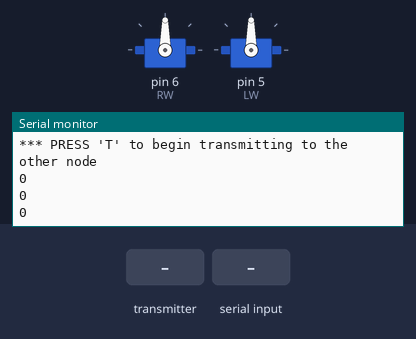
This sketch was run on a simulated Arduino Uno, built with avr-gcc and run on an emulated ATmega328P. On the bench: 2 × servo, the last lines printed to the serial monitor. The inputs (shaded band) are chosen by the test bench. No radio packets arrive unless stated.

Above: at 4.0 s.
4.1 s: the transmitter starts sending got_message.0 = 0
At 6.5 s:
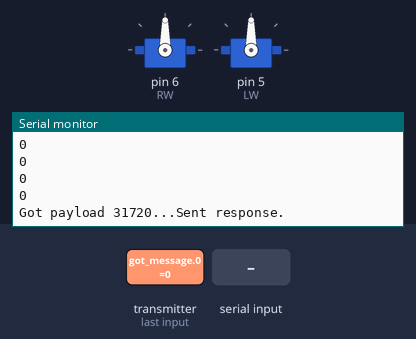
10.5 s: "T" received over Serial
At 12.5 s:
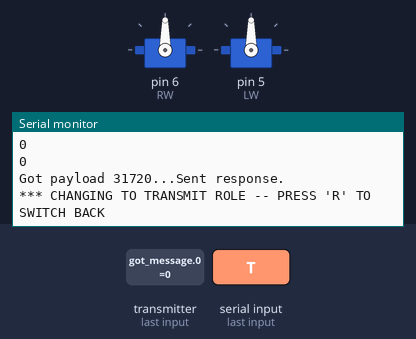
16.5 s: "R" received over Serial
At 21.2 s:
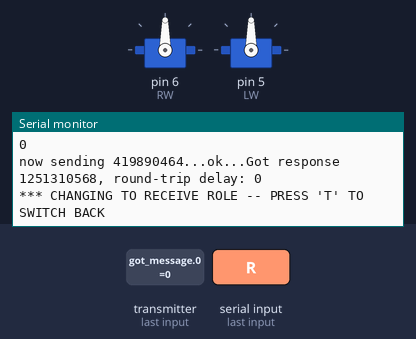

The sketch:

robotv4.ino
```cpp
/*
fft_adc_serial.pde
guest openmusiclabs.com 7.7.14
example sketch for testing the fft library.
it takes in data on ADC0 (Analog0) and processes them
with the fft. the data is sent out over the serial port at 115.2kb.
*/

#define LOG_OUT 1 // use the log output function
#define FFT_N 256 // set to 256 point fft

#include <Servo.h>
//#include <FFT.h>
#include <SPI.h>
#include "nRF24L01.h"
#include "RF24.h"
#include "printf.h"

/***********************************************************************
 *        Variable Declarations
 ***********************************************************************/
Servo left_servo;
Servo right_servo;
RF24 radio(9,10);

#define SERVO_BRAKE          90
#define SERVO_L_FORWARD_MAX  95.0
#define SERVO_R_FORWARD_MAX  85.0
#define SERVO_L_INCR_FORWARD 2.0
#define SERVO_R_INCR_FORWARD -2.0

// Thresholds for each sensor to determine when over a line
#define WHITE   700
#define ERROR_RANGE 100
#define left    0
#define forward 1
#define right   2

//pins
const int LW = 5; // Servo1
const int RW = 6; // Servo2
const int right_turn  = A5;
const int left_turn   = A4;
const int front_wall  = A2;

// Control variables for line following
float error           = 0;
float error_magnitude = 0;
int   i = 0;
// Line sensor values
int right_turn_val  = 0;
int left_turn_val   = 0;
//control variables for turning
int turn_count = 0;

const int irBinNum  = 44;
const int irThresh  = 50;
const int micBinNum = 17;
const int micThresh = 140;

// location and direction values
volatile int unsigned long x = 0; //initial x location
volatile int unsigned long y = 0; //initial y location
int facing = 3;     //initially facing NORTH
int direction = 0;  //initially going straight
volatile int unsigned long d = 0;
int unsigned long updates[3] = {x,y,d};


// Radio pipe addresses for the 2 nodes to communicate.
const uint64_t pipes[2] = { 0x0000000070LL, 0x0000000071LL };
typedef enum { role_ping_out = 1, role_pong_back } role_e;
const char* role_friendly_name[] = { "invalid", "Ping out", "Pong back"};
role_e role = role_pong_back;


/***********************************************************************
 *        Subroutines/Helper Functions
 ***********************************************************************/
void servos_stop(){
  right_servo.write(SERVO_BRAKE);
  left_servo.write(SERVO_BRAKE);
  delay(3000);
}

void read_turn(){
  right_turn_val = analogRead(right_turn); //signal from outer right sensor
  left_turn_val = analogRead(left_turn); //signal from outer left sensor
}

void move(int direction){
  // Turn if requested
    if(direction == right){
      updateFacing(&facing, 0);
      left_servo.write(95);
      right_servo.write(95);
      while(analogRead(left_turn) > WHITE);
    }

    if(direction == left){
      updateFacing(&facing, 1);
      left_servo.write(85);
      right_servo.write(85);
      while(analogRead(right_turn) > WHITE);
      while(analogRead(right_turn) < WHITE);
    }
}

void find_intersection(){
  //look for intersection
    if (left_turn_val < WHITE && right_turn_val < WHITE){
      while(left_turn_val > WHITE && right_turn_val > WHITE);
      //intersection cross
//       i = 0;
//       Serial.println("found intersection");
//       while(i < 30){
//         go_straight();
//         i++;
//       }
//       break; //both turn sensors are on white line
      updateLocation(facing);
    }
}

void go_straight(){
  find_intersection();
  read_turn();
  error = left_turn_val - right_turn_val;

  // Correct robot's driving direction according to position error
  if (abs(error) <= ERROR_RANGE){
    left_servo.write(SERVO_L_FORWARD_MAX);
    right_servo.write(SERVO_R_FORWARD_MAX);
  }
  // Robot is too right
  else if (error > ERROR_RANGE) {
    // Adjust left
    error_magnitude = abs(error)/(float)ERROR_RANGE;
    left_servo.write(SERVO_L_FORWARD_MAX + error_magnitude*SERVO_L_INCR_FORWARD);
    right_servo.write(SERVO_R_FORWARD_MAX - error_magnitude*SERVO_R_INCR_FORWARD);
  }
  // Robot is too left of line
  else if (error < -(ERROR_RANGE)) {
    // Adjust right
    error_magnitude = abs(error)/(float)ERROR_RANGE;
    left_servo.write(SERVO_L_FORWARD_MAX - error_magnitude*SERVO_L_INCR_FORWARD);
    right_servo.write(SERVO_R_FORWARD_MAX + error_magnitude*SERVO_R_INCR_FORWARD);
  }
  delay(10);
}


bool wallDetected(){
  int distance = analogRead(front_wall);
  //Serial.println(distance);
  if (distance > 305){
    d = 10000000;
    if (facing == 3) d = d|1000;
    else if (facing == 2) d = d|100;
    else if (facing == 1) d = d|10;
    else if (facing == 0) d = d|1;
  }
  updates[0] = x;
  updates[1] = y;
  updates[2] = d;
  return (distance > 305);
}

//void detectAudio(){
//  byte prevTIMSK0 = TIMSK0;
//  byte prevADCSRA = ADCSRA;
//  byte prevADMUX = ADMUX;
//  byte prevDIDR0 = DIDR0;
//
//  TIMSK0 = 0; // turn off timer0 for lower jitter
//  ADCSRA = 0xe5; // set the adc to free running mode
//  ADMUX = 0x40; // use adc0
//  DIDR0 = 0x01; // turn off the digital input for adc0
//  while(1){
//    for (int i = 0 ; i < 512 ; i += 2) { // save 256 samples
//      while (!(ADCSRA & 0x10)); // wait for adc to be ready
//      ADCSRA = 0xf7; // restart adc
//      byte m = ADCL; // fetch adc data
//      byte j = ADCH;
//      int k = (j << 8) | m; // form into an int
//      k -= 0x0200; // form into a signed int
//      k <<= 6; // form into a 16b signed int
//      fft_input[i] = k; // put real data into even bins
//      fft_input[i + 1] = 0; // set odd bins to 0
//    }
//    fft_window(); // window the data for better frequency response
//    fft_reorder(); // reorder the data before doing the fft
//    fft_run(); // process the data in the fft
//    fft_mag_log(); // take the output of the fft
//    sei();
//   if (fft_log_out[micBinNum] > micThresh){
//    break;
//   }
//  }
//  TIMSK0 = prevTIMSK0;
//  ADCSRA = prevADCSRA;
//  ADMUX = prevADMUX;
//  DIDR0 = prevDIDR0;
//}

void updateLocation(int facing){
  //based on the previous (x,y) location and the direction the robot is facing,
  //update the new (x,y) coordinates
  if (facing == 3){ y = y+1; } //facing north
  if (facing == 2){ x = x+1; } //facing east
  if (facing == 1){ y = y-1; } //facing south
  if (facing == 0){ x = x-1; } //facing west
}

void updateFacing(int *facing, int turningDirection){
  //based on if the robot is turning left or right,
  //update the direction the robot is facing.
  if (*facing == 3){ //initially north
    if (turningDirection == 1){ //turning left
      *facing = 0; //now facing west
    } else if (turningDirection == 0) { //turning right
      *facing = 2; //now facing east
      }
  }
    if (*facing == 2){ //initially east
      if (turningDirection == 1){ //turning left
        *facing = 3; //now facing north
      } else if (turningDirection == 0) { //turning right
        *facing = 1; //now facing south
        }
    }
    if (*facing == 1){ //initially south
      if (turningDirection == 1){ //turning left
        *facing = 2; //now facing east
      } else if (turningDirection == 0) { //turning right
        *facing = 0; //now facing west
        }
    }
    if (*facing == 0){ //initially west
      if (turningDirection == 1){ //turning left
        *facing = 1; //now facing south
      } else if (turningDirection == 0) { //turning right
        *facing = 3; //now facing north
        }
     }
}

void radioSetUp(){
  printf_begin();
  printf("\n\rRF24/examples/GettingStarted/\n\r");
  printf("ROLE: %s\n\r",role_friendly_name[role]);
  printf("*** PRESS 'T' to begin transmitting to the other node\n\r");

  // Setup and configure rf radio
  radio.begin();

  // optionally, increase the delay between retries & # of retries
  radio.setRetries(15,15);
  radio.setAutoAck(true);
  // set the channel
  radio.setChannel(0x50);
  // set the power
  // RF24_PA_MIN=-18dBm, RF24_PA_LOW=-12dBm, RF24_PA_MED=-6dBM, and RF24_PA_HIGH=0dBm.
  radio.setPALevel(RF24_PA_MIN);
  //RF24_250KBPS for 250kbs, RF24_1MBPS for 1Mbps, or RF24_2MBPS for 2Mbps
  radio.setDataRate(RF24_250KBPS);

  // optionally, reduce the payload size.  seems to improve reliability
  //radio.setPayloadSize(8);

  if ( role == role_ping_out )
  {
    radio.openWritingPipe(pipes[0]);
    radio.openReadingPipe(1,pipes[1]);
  }
  else
  {
    radio.openWritingPipe(pipes[1]);
    radio.openReadingPipe(1,pipes[0]);
  }

  radio.startListening();
  radio.printDetails();
}


void radioLoop(void)
{
  // Ping out role.  Repeatedly send the current time

  if (role == role_ping_out)
  {
    // First, stop listening so we can talk.
    radio.stopListening();

    //sending hard-coded message
    unsigned long message[3] = {0,0,10000000};
    printf("now sending %lu...",message);
    bool ok = radio.write(&message, sizeof(unsigned long)*3);

    if (ok)
      printf("ok...");
    else
      printf("failed.\n\r");

    // Now, continue listening
    radio.startListening();

    // Wait here until we get a response, or timeout (250ms)
    unsigned long started_waiting_at = millis();
    bool timeout = false;
    while ( ! radio.available() && ! timeout )
      if (millis() - started_waiting_at > 200 )
        timeout = true;

    // Describe the results
    if ( timeout )
    {
      printf("Failed, response timed out.\n\r");
    }
    else
    {
      // Grab the response, compare, and send to debugging spew
      unsigned long got_message[3];
      radio.read( &got_message, sizeof(unsigned long)*3);

      // Spew it
      printf("Got response %lu, round-trip delay: %lu\n\r",got_message,millis());
    }

    // Try again 1s later
    delay(1000);
  }

  //
  // Pong back role.  Receive each packet, dump it out, and send it back
  //

  if ( role == role_pong_back )
  {
    // if there is data ready
    if ( radio.available() )
    {
      // Dump the payloads until we've gotten everything
      unsigned long got_message[3];
      bool done = false;
      while (!done)
      {
        // Fetch the payload, and see if this was the last one.
        done = radio.read( &got_message, sizeof(unsigned long)*3 );

        // Spew it and decryption to GUI
        printf("Got payload %lu...",got_message);
        //decrypt(got_message);

        // Delay just a little bit to let the other unit
        // make the transition to receiver
        delay(20);

      }

      // First, stop listening so we can talk
      radio.stopListening();

      // Send the final one back.
      radio.write( &got_message, sizeof(unsigned long)*3 );
      printf("Sent response.\n\r");

      // Now, resume listening so we catch the next packets.
      radio.startListening();
    }
  }

  //
  // Change roles
  //

  if ( Serial.available() )
  {
    char c = toupper(Serial.read());
    if ( c == 'T' && role == role_pong_back )
    {
      printf("*** CHANGING TO TRANSMIT ROLE -- PRESS 'R' TO SWITCH BACK\n\r");

      // Become the primary transmitter (ping out)
      role = role_ping_out;
      radio.openWritingPipe(pipes[0]);
      radio.openReadingPipe(1,pipes[1]);
    }
    else if ( c == 'R' && role == role_ping_out )
    {
      printf("*** CHANGING TO RECEIVE ROLE -- PRESS 'T' TO SWITCH BACK\n\r");

      // Become the primary receiver (pong back)
      role = role_pong_back;
      radio.openWritingPipe(pipes[1]);
      radio.openReadingPipe(1,pipes[0]);
    }
  }
}


void sendMessage(unsigned long message[3]){
  // Ping out role.  Repeatedly send the current time

  if (role == role_ping_out)
  {
    // First, stop listening so we can talk.
    radio.stopListening();

//    //sending hard-coded message
//    unsigned long message[3] = {0,0,10000000};
    printf("now sending %lu...",message);
    bool ok = radio.write(&message, sizeof(unsigned long)*3);

    if (ok)
      printf("ok...");
    else
      printf("failed.\n\r");

    // Now, continue listening
    radio.startListening();

    // Wait here until we get a response, or timeout (250ms)
    unsigned long started_waiting_at = millis();
    bool timeout = false;
    while ( ! radio.available() && ! timeout )
      if (millis() - started_waiting_at > 200 )
        timeout = true;

    // Describe the results
    if ( timeout )
    {
      printf("Failed, response timed out.\n\r");
    }
    else
    {
      // Grab the response, compare, and send to debugging spew
      unsigned long got_message[3];
      radio.read( &got_message, sizeof(unsigned long)*3);

      // Spew it
      printf("Got response %lu, round-trip delay: %lu\n\r",got_message,millis());
    }

    // Try again 1s later
    delay(1000);
  }

  //
  // Pong back role.  Receive each packet, dump it out, and send it back
  //

  if ( role == role_pong_back )
  {
    // if there is data ready
    if ( radio.available() )
    {
      // Dump the payloads until we've gotten everything
      unsigned long got_message[3];
      bool done = false;
      while (!done)
      {
        // Fetch the payload, and see if this was the last one.
        done = radio.read( &got_message, sizeof(unsigned long)*3 );

        // Spew it and decryption to GUI
        printf("Got payload %lu...",got_message);
        //decrypt(got_message);

        // Delay just a little bit to let the other unit
        // make the transition to receiver
        delay(20);

      }

      // First, stop listening so we can talk
      radio.stopListening();

      // Send the final one back.
      radio.write( &got_message, sizeof(unsigned long)*3 );
      printf("Sent response.\n\r");

      // Now, resume listening so we catch the next packets.
      radio.startListening();
    }
  }

  //
  // Change roles
  //

  if ( Serial.available() )
  {
    char c = toupper(Serial.read());
    if ( c == 'T' && role == role_pong_back )
    {
      printf("*** CHANGING TO TRANSMIT ROLE -- PRESS 'R' TO SWITCH BACK\n\r");

      // Become the primary transmitter (ping out)
      role = role_ping_out;
      radio.openWritingPipe(pipes[0]);
      radio.openReadingPipe(1,pipes[1]);
    }
    else if ( c == 'R' && role == role_ping_out )
    {
      printf("*** CHANGING TO RECEIVE ROLE -- PRESS 'T' TO SWITCH BACK\n\r");

      // Become the primary receiver (pong back)
      role = role_pong_back;
      radio.openWritingPipe(pipes[1]);
      radio.openReadingPipe(1,pipes[0]);
    }
  }
}


/***********************************************************************
 *        Main Set Up and Loop
 ***********************************************************************/
void setup() {
  Serial.begin(57600); // use the serial port
  radioSetUp();
//  detectAudio();

  right_servo.attach(RW);
  left_servo.attach(LW);

  //line sensor
  pinMode(right_turn, INPUT);
  pinMode(left_turn, INPUT);
  pinMode(front_wall, INPUT);
}

void loop() {
  servos_stop();
    Serial.println(updates[0]);
    Serial.println(updates[1]);
    Serial.println(updates[2]);
  sendMessage(updates);

  //if (wallDetected()){
    //Serial.println("...........update...........");
//    Serial.println(updates[0]);
//    Serial.println(updates[1]);
//    Serial.println(updates[2]);
    //radioLoop();
    //Serial.println("............................");


//    if(turn_count == 0){
////      move(right);
////    }else if(turn_count == 1){
////      move(left);
////      move(left);
////    }else if(turn_count == 2){
////      move(right);
////      turn_count = 0;
////    }
////    turn_count++;
//  }else{
//    //go_straight();
//    //turn_count = 0;
//  }
}
```

printf.h
```cpp
// (licence header left out)
/**
 * @file printf.h
 *
 * Setup necessary to direct stdout to the Arduino Serial library, which
 * enables 'printf'
 */

#ifndef __PRINTF_H__
#define __PRINTF_H__

#ifdef ARDUINO

int serial_putc( char c, FILE * )
{
  Serial.write( c );

  return c;
}

void printf_begin(void)
{
  fdevopen( &serial_putc, 0 );
}

#else
#error This example is only for use on Arduino.
#endif // ARDUINO

#endif // __PRINTF_H__
```

Measured:
- after the input at 4.1 s, the serial monitor: prints a new line after 1.9 s (image 1)
- after the input at 10.5 s, the serial monitor: prints a new line after 1.6 s (image 2)
- after the input at 16.5 s, the serial monitor: prints a new line after 3.6 s (image 3)
